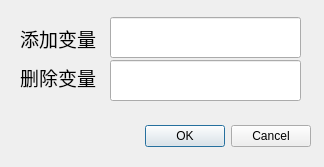
<?xml version="1.0" encoding="UTF-8"?>
<ui version="4.0">
 <class>Dialog</class>
 <widget class="QDialog" name="Dialog">
  <property name="geometry">
   <rect>
    <x>0</x>
    <y>0</y>
    <width>324</width>
    <height>167</height>
   </rect>
  </property>
  <property name="windowTitle">
   <string>Dialog</string>
  </property>
  <widget class="QDialogButtonBox" name="buttonBox">
   <property name="geometry">
    <rect>
     <x>40</x>
     <y>120</y>
     <width>271</width>
     <height>32</height>
    </rect>
   </property>
   <property name="orientation">
    <enum>Qt::Horizontal</enum>
   </property>
   <property name="standardButtons">
    <set>QDialogButtonBox::Cancel|QDialogButtonBox::Ok</set>
   </property>
  </widget>
  <widget class="QLabel" name="label">
   <property name="geometry">
    <rect>
     <x>20</x>
     <y>19</y>
     <width>91</width>
     <height>38</height>
    </rect>
   </property>
   <property name="font">
    <font>
     <pointsize>14</pointsize>
    </font>
   </property>
   <property name="text">
    <string>添加变量</string>
   </property>
  </widget>
  <widget class="QLabel" name="label_2">
   <property name="geometry">
    <rect>
     <x>20</x>
     <y>60</y>
     <width>81</width>
     <height>34</height>
    </rect>
   </property>
   <property name="font">
    <font>
     <pointsize>14</pointsize>
    </font>
   </property>
   <property name="text">
    <string>删除变量</string>
   </property>
  </widget>
  <widget class="QLineEdit" name="lineEdit">
   <property name="geometry">
    <rect>
     <x>110</x>
     <y>17</y>
     <width>191</width>
     <height>41</height>
    </rect>
   </property>
   <property name="font">
    <font>
     <pointsize>14</pointsize>
    </font>
   </property>
  </widget>
  <widget class="QLineEdit" name="lineEdit_2">
   <property name="geometry">
    <rect>
     <x>110</x>
     <y>60</y>
     <width>191</width>
     <height>41</height>
    </rect>
   </property>
   <property name="font">
    <font>
     <pointsize>14</pointsize>
    </font>
   </property>
  </widget>
 </widget>
 <resources/>
 <connections>
  <connection>
   <sender>buttonBox</sender>
   <signal>accepted()</signal>
   <receiver>Dialog</receiver>
   <slot>accept()</slot>
   <hints>
    <hint type="sourcelabel">
     <x>248</x>
     <y>254</y>
    </hint>
    <hint type="destinationlabel">
     <x>157</x>
     <y>274</y>
    </hint>
   </hints>
  </connection>
  <connection>
   <sender>buttonBox</sender>
   <signal>rejected()</signal>
   <receiver>Dialog</receiver>
   <slot>reject()</slot>
   <hints>
    <hint type="sourcelabel">
     <x>316</x>
     <y>260</y>
    </hint>
    <hint type="destinationlabel">
     <x>286</x>
     <y>274</y>
    </hint>
   </hints>
  </connection>
 </connections>
</ui>
